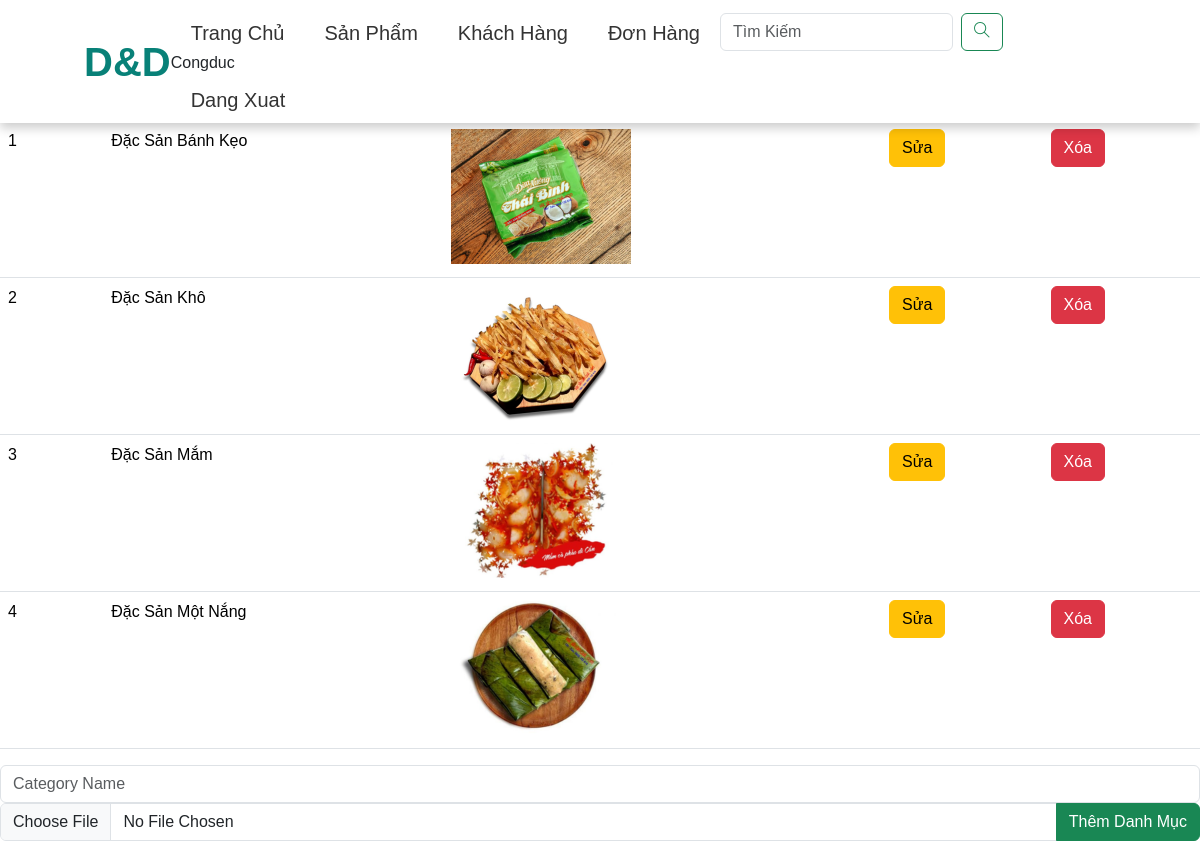
The app's page /index.php?action=category_a (signed in) with its own data.
### tables this page shows
CREATE TABLE `category` (
  `category_id` int(11) NOT NULL,
  `category_name` varchar(50) NOT NULL,
  `category_img` varchar(50) NOT NULL,
  `category_banner` varchar(50) NOT NULL
);

### App/Controller/Admin/ProductController_admin.php (called while the page is built, shortened)
<?php
class ProductController_A extends BaseController_A
{
    private $category;
    function __construct()
    {
        $this->category = new catgoryModel;
    }
    function category()
    {
        $this->titePage = 'CAtegory';
        $this->data['list_category'] = $this->category->get_all_category();
        $this->View('category_admin', $this->titePage, $this->data);
    }
}
?>

### App/Model/databaseModel.php (called while the page is built, shortened)
<?php
class databaseModel
{
    private $host = DB_HOST;
    private $user = DB_USER;
    private $pass = DB_PASS;
    private $dbName = DB_NAME;
    private $conn;
    function __construct()
    {
        try {
            $this->conn = new PDO("mysql:host=".$this->host.";port=3306;dbname=".$this->dbName, $this->user, $this->pass);
            $this->conn->setAttribute(PDO::ATTR_ERRMODE, PDO::ERRMODE_EXCEPTION);
        } catch (PDOException $e) {
            echo $e->getMessage();
        }
    }
    function get_all($sql)
    {
        $this->stm = $this->conn->prepare($sql);
        $this->stm->execute();
        $this->stm->setFetchMode(PDO::FETCH_ASSOC);
        return $this->stm->fetchAll();
    }
}
?>

### App/Model/categoryModel.php (the view, shortened to what this page needs)
<?php
class catgoryModel
{
    private $db;
    function __construct()
    {
        $this->db = new databaseModel;
    }
    function get_all_category()
    {
        $sql = 'SELECT * FROM category ORDER BY category_id';
        return $this->db->get_all($sql);
    }
    function show_category_a($list_category)
    {
        $html_list_category = '';
        foreach ($list_category as $category) {
            $html_list_category .=
                ' <tr>
                <td>' . $category['category_id'] . '</td>
                <td>' . $category['category_name'] . '</td>
                <td><img src="' . $category['category_img'] . '"> </td>
                <td> <a href ="index.php?action=update_category&category_id= ' . $category['category_id'] . ' " class="btn btn-warning">Sửa</a>  </td>
                <td> <a href ="index.php?action=delete_category&category_id= ' . $category['category_id'] . ' " class="btn btn-danger">Xóa</a>  </td>
            </tr>';
        }
        return $html_list_category;
    }
}
?>

### index.php (shortened to what this page needs)
<?php
require_once "App/Model/databaseModel.php";
require_once "App/Model/categoryModel.php";
require_once "App/Controller/User/ProductController_user.php";
require_once "App/Controller/Admin/BaseController_admin.php";
require_once "App/Controller/Admin/ProductController_admin.php";
if (isset($_GET['action'])) {
    switch ($_GET['action']) {
        case 'category_a':
            $category_a = new ProductController_A;
            $category_a->category();
            break;
    }
} else {
    $homepage = new HomeController;
    $homepage->index();
}
?>

### App/Controller/Admin/BaseController_admin.php (shortened to what this page needs)
<?php
class BaseController_A
{
    function View($viewpage, $titlePage, $data)
    {
        $file = "App/View/Admin/".$viewpage.".php";
        if (is_file($file)) {
            require_once $file;
        } else {
            echo "File does not exist !!!";
        }
    }
}
?>

### App/View/Admin/header_admin.php (shortened to what this page needs)
<!DOCTYPE html>
<html lang="en">
<head>
    <link rel="stylesheet" href="https://pro.fontawesome.com/releases/v5.10.0/css/all.css" />
    <link rel="stylesheet" href="Public/themify-icons/themify-icons.css">
    <link rel="stylesheet" href="Public/css/view.css">
    <link href="https://cdn.jsdelivr.net/npm/bootstrap@5.3.3/dist/css/bootstrap.min.css" rel="stylesheet"
>
</head>
<body>

### App/View/Admin/navbar_admin.php (shortened to what this page needs)
<section id="nav">
    <a href="#" class="logo">D&D</a>
    <nav class="navbar">
        <ul>
            <li> <a href="index.php?action=admin">Trang chủ</a></li>
            <li> <a href="index.php?action=category_a">Sản phẩm</a></li>
            <li> <a href="index.php?action=customer">Khách Hàng</a></li>
            <li> <a href="#">Đơn hàng</a></li>
            <li>
                <form class="d-flex search">
                    <input class="form-control me-2" type="search" placeholder="Tìm kiếm" aria-label="Search">
                    <button class="btn btn-outline-success me-2" type="submit">
                        <i class="ti-search"></i>
                    </button>
                </form>
            </li>
            <li>
                <?= $_SESSION['username'] ?>
                <a href="/Do_An/index.php?action=sign_in">Dang xuat</a>
            </li>
        </ul>
    </nav>
</section>

### App/View/Admin/category_admin.php (shortened to what this page needs)
<?php require("header_admin.php") ?>
<?php require("navbar_admin.php") ?>
<?php
$category = new catgoryModel;
$html_show_category = $category->show_category_a($data['list_category']);
?>
<section id="main">
    <div class="section_left">
        <nav class="navbar">
            <ul>
                <li> <a href="index.php?action=category_a">Quản Lí Danh Mục</a></li>
                <li> <a href="index.php?action=product_a">Quản Lí Sản Phẩm</a></li>
            </ul>
        </nav>
    </div>
    <div class="section_right">
        <table class="table">
            <tr>
                <th>STT</th>
                <th>Product Name</th>
                <th>Product Img</th>
            </tr>
            <?= $html_show_category ?>
        </table>
        <form class="mb-3" action="index.php?action=insert_category" method="post" enctype="multipart/form-data">
            <div class="input-group">
                <input type="text" class="form-control" name="name" placeholder="Category Name" required>
            </div>
            <div class="input-group">
                <input type="file" class="form-control" name="image" placeholder="Category Image">
                <input type="submit" class="btn btn-success" name="insert" value="Thêm danh mục">
            </div>
        </form>
    </div>
</section>

### Public/css/view.css (style rules this page uses)
* { box-sizing: border-box; font-family: Arial, Helvetica, sans-serif; padding: 0; margin: 0; text-decoration: none; text-transform: capitalize; }
#nav { position: fixed; top: 0; left: 0; right: 0; background-color: #fff; box-shadow: 0 5px 10px rgba(0, 0, 0, 0.2); padding: 0 7%; display: flex; align-items: center; justify-content: space-between; z-index: 1000; }
#nav a { text-decoration: none; }
#nav .logo { font-weight: 700; font-size: 40px; color: #088178; }
#nav .navbar ul { list-style: none; padding: 0; margin: 0; }
#nav .navbar ul li { position: relative; float: left; }
#nav .navbar ul li a { font-size: 20px; padding: 10px 20px 0; text-decoration: none; color: #333; display: block; }
#nav .navbar .search, .btn-sign { margin-top: 5px; }

### records on screen
category: category_id "1", category_name "Đặc Sản Bánh Kẹo", shows a picture
category: category_id "2", category_name "Đặc Sản Khô", shows a picture
category: category_id "3", category_name "Đặc Sản Mắm", category_img (picture)
category: category_id "4", category_name "Đặc Sản Một Nắng", category_img (picture)

### other values on screen
$_SESSION['username'] "Congduc"
